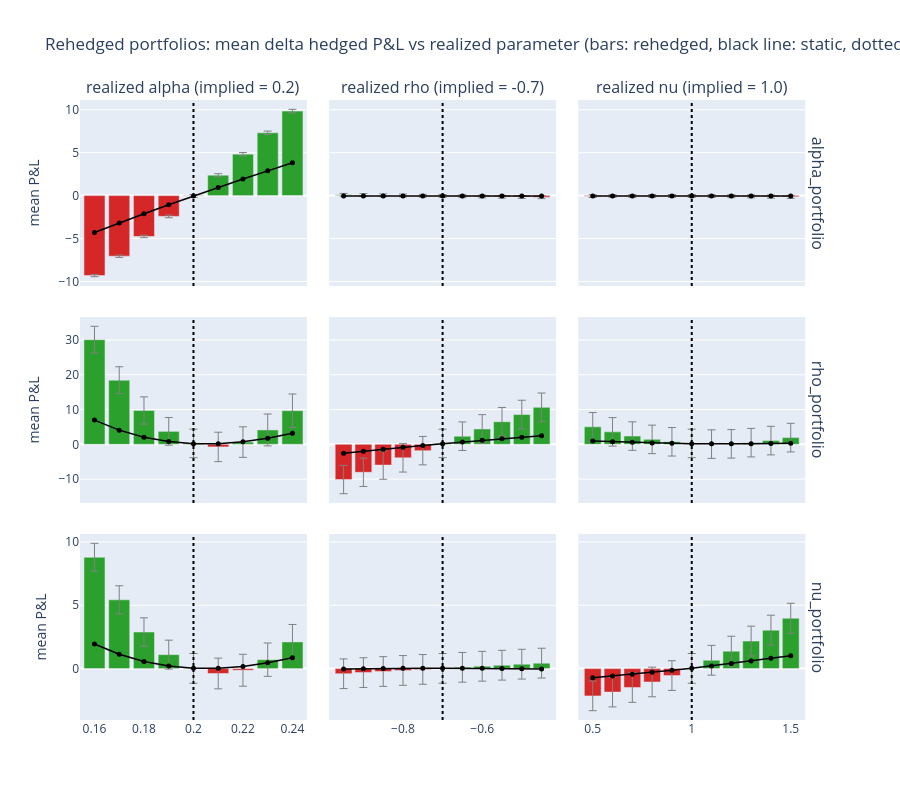

The code cell stored with this chart in its notebook:
### Code cell
# Same scan as the Montecarlo section: one realized parameter moved at a time
rehedged_sweep = []
for param, values in realized_grid.items():
    for value in values:
        pnl = backtest_rehedged(**{f"realized_{param}": value})[0]
        for ptf in pnl.columns:
            rehedged_sweep.append({"param": param, "realized": value, "portfolio": ptf,
                                   "mean_pnl": pnl[ptf].mean(), "std_error": pnl[ptf].sem()})
rehedged_sweep = pd.DataFrame(rehedged_sweep)

# Mean P&L when one realized parameter is one bump above implied: rehedged vs static
def one_bump_table(df):
    d = df[np.isclose(df["realized"] - df["param"].map(implied), df["param"].map(bump_sizes))]
    return (d.pivot(index="portfolio", columns="param", values="mean_pnl").loc[weights.columns, list(implied)]
            .rename(columns=lambda p: f"realized {p} = implied + {bump_sizes[p]}"))

display(pd.concat({"static": one_bump_table(sweep), "rehedged": one_bump_table(rehedged_sweep)}))

fig = make_subplots(
    rows=3, cols=3, shared_xaxes="columns", shared_yaxes="rows", horizontal_spacing=0.03, vertical_spacing=0.05,
    row_titles=list(weights.columns), column_titles=[f"realized {p} (implied = {implied[p]})" for p in implied],
)
for i, ptf in enumerate(weights.columns):
    for j, param in enumerate(implied):
        d = rehedged_sweep[(rehedged_sweep["portfolio"] == ptf) & (rehedged_sweep["param"] == param)]
        s = sweep[(sweep["portfolio"] == ptf) & (sweep["param"] == param)]
        fig.add_trace(
            go.Bar(
                x=d["realized"], y=d["mean_pnl"], marker_color=np.where(d["mean_pnl"] >= 0, "#2ca02c", "#d62728"),
                error_y=dict(type="data", array=2 * d["std_error"], color="grey", thickness=1), name="rehedged",
                hovertemplate="realized " + param + "=%{x}<br>rehedged mean P&L=%{y:.3f}<extra></extra>",
            ),
            row=i + 1, col=j + 1,
        )
        fig.add_trace(
            go.Scatter(x=s["realized"], y=s["mean_pnl"], mode="lines+markers", line=dict(color="black", width=1.5),
                       marker=dict(size=5), name="static",
                       hovertemplate="realized " + param + "=%{x}<br>static mean P&L=%{y:.3f}<extra></extra>"),
            row=i + 1, col=j + 1,
        )
        fig.add_vline(x=implied[param], line_dash="dot", line_color="black", row=i + 1, col=j + 1)
fig.update_yaxes(title_text="mean P&L", col=1)
fig.update_layout(
    title="Rehedged portfolios: mean delta hedged P&L vs realized parameter (bars: rehedged, black line: static, dotted line: implied)",
    height=800, showlegend=False, bargap=0.15,
)
fig.show()

### Figure 1 — Plotly figure (JSON) as saved in the notebook; plotly's stock layout.template omitted (floating-point values rounded to 4 significant figures)
{"data": [{"error_y": {"array": [0.1312, 0.1388, 0.1471, 0.1561, 0.1658, 0.176, 0.1867, 0.1981, 0.2102], "color": "grey", "thickness": 1, "type": "data"}, "hovertemplate": "realized alpha=%{x}<br>rehedged mean P&L=%{y:.3f}<extra></extra>", "marker": {"color": ["#d62728", "#d62728", "#d62728", "#d62728", "#d62728", "#2ca02c", "#2ca02c", "#2ca02c", "#2ca02c"]}, "name": "rehedged", "type": "bar", "x": [0.16, 0.17, 0.18, 0.19, 0.2, 0.21, 0.22, 0.23, 0.24], "xaxis": "x", "y": [-9.313, -7.054, -4.755, -2.418, -0.03922, 2.378, 4.829, 7.318, 9.844], "yaxis": "y"}, {"hovertemplate": "realized alpha=%{x}<br>static mean P&L=%{y:.3f}<extra></extra>", "line": {"color": "black", "width": 1.5}, "marker": {"size": 5}, "mode": "lines+markers", "name": "static", "type": "scatter", "x": [0.16, 0.17, 0.18, 0.19, 0.2, 0.21, 0.22, 0.23, 0.24], "xaxis": "x", "y": [-4.301, -3.186, -2.107, -1.059, -0.03837, 0.9581, 1.932, 2.887, 3.825], "yaxis": "y"}, {"error_y": {"array": [0.1598, 0.161, 0.1622, 0.1634, 0.1646, 0.1658, 0.1669, 0.168, 0.1691, 0.1702, 0.1712], "color": "grey", "thickness": 1, "type": "data"}, "hovertemplate": "realized rho=%{x}<br>rehedged mean P&L=%{y:.3f}<extra></extra>", "marker": {"color": ["#2ca02c", "#2ca02c", "#2ca02c", "#2ca02c", "#d62728", "#d62728", "#d62728", "#d62728", "#d62728", "#d62728", "#d62728"]}, "name": "rehedged", "type": "bar", "x": [-0.95, -0.9, -0.85, -0.8, -0.75, -0.7, -0.65, -0.6, -0.55, -0.5, -0.45], "xaxis": "x2", "y": [0.09845, 0.06877, 0.0413, 0.01403, -0.01262, -0.03922, -0.06652, -0.09459, -0.1226, -0.1505, -0.1783], "yaxis": "y2"}, {"hovertemplate": "realized rho=%{x}<br>static mean P&L=%{y:.3f}<extra></extra>", "line": {"color": "black", "width": 1.5}, "marker": {"size": 5}, "mode": "lines+markers", "name": "static", "type": "scatter", "x": [-0.95, -0.9, -0.85, -0.8, -0.75, -0.7, -0.65, -0.6, -0.55, -0.5, -0.45], "xaxis": "x2", "y": [-0.04178, -0.04215, -0.04139, -0.04044, -0.03941, -0.03837, -0.0377, -0.03741, -0.03759, -0.03802, -0.03877], "yaxis": "y2"}, {"error_y": {"array": [0.1577, 0.1586, 0.1598, 0.1615, 0.1634, 0.1658, 0.1685, 0.1716, 0.1751, 0.1789, 0.183], "color": "grey", "thickness": 1, "type": "data"}, "hovertemplate": "realized nu=%{x}<br>rehedged mean P&L=%{y:.3f}<extra></extra>", "marker": {"color": ["#d62728", "#d62728", "#d62728", "#d62728", "#d62728", "#d62728", "#d62728", "#d62728", "#d62728", "#d62728", "#d62728"]}, "name": "rehedged", "type": "bar", "x": [0.5, 0.6, 0.7, 0.8, 0.9, 1, 1.1, 1.2, 1.3, 1.4, 1.5], "xaxis": "x3", "y": [-0.05938, -0.04725, -0.03845, -0.0341, -0.03453, -0.03922, -0.05006, -0.06652, -0.08733, -0.1122, -0.1424], "yaxis": "y3"}, {"hovertemplate": "realized nu=%{x}<br>static mean P&L=%{y:.3f}<extra></extra>", "line": {"color": "black", "width": 1.5}, "marker": {"size": 5}, "mode": "lines+markers", "name": "static", "type": "scatter", "x": [0.5, 0.6, 0.7, 0.8, 0.9, 1, 1.1, 1.2, 1.3, 1.4, 1.5], "xaxis": "x3", "y": [-0.04578, -0.04348, -0.04133, -0.0397, -0.03849, -0.03837, -0.03933, -0.04179, -0.04437, -0.04725, -0.05013], "yaxis": "y3"}, {"error_y": {"array": [3.849, 3.865, 3.911, 3.986, 4.093, 4.229, 4.392, 4.584, 4.805], "color": "grey", "thickness": 1, "type": "data"}, "hovertemplate": "realized alpha=%{x}<br>rehedged mean P&L=%{y:.3f}<extra></extra>", "marker": {"color": ["#2ca02c", "#2ca02c", "#2ca02c", "#2ca02c", "#2ca02c", "#d62728", "#2ca02c", "#2ca02c", "#2ca02c"]}, "name": "rehedged", "type": "bar", "x": [0.16, 0.17, 0.18, 0.19, 0.2, 0.21, 0.22, 0.23, 0.24], "xaxis": "x4", "y": [30.08, 18.44, 9.73, 3.735, 0.2646, -0.7441, 0.6485, 4.132, 9.67], "yaxis": "y4"}, {"hovertemplate": "realized alpha=%{x}<br>static mean P&L=%{y:.3f}<extra></extra>", "line": {"color": "black", "width": 1.5}, "marker": {"size": 5}, "mode": "lines+markers", "name": "static", "type": "scatter", "x": [0.16, 0.17, 0.18, 0.19, 0.2, 0.21, 0.22, 0.23, 0.24], "xaxis": "x4", "y": [6.974, 4.075, 2.055, 0.7879, 0.1929, 0.1895, 0.7229, 1.74, 3.161], "yaxis": "y4"}, {"error_y": {"array": [4.067, 4.071, 4.076, 4.081, 4.087, 4.093, 4.098, 4.103, 4.108, 4.114, 4.119], "color": "grey", "thickness": 1, "type": "data"}, "hovertemplate": "realized rho=%{x}<br>rehedged mean P&L=%{y:.3f}<extra></extra>", "marker": {"color": ["#d62728", "#d62728", "#d62728", "#d62728", "#d62728", "#2ca02c", "#2ca02c", "#2ca02c", "#2ca02c", "#2ca02c", "#2ca02c"]}, "name": "rehedged", "type": "bar", "x": [-0.95, -0.9, -0.85, -0.8, -0.75, -0.7, -0.65, -0.6, -0.55, -0.5, -0.45], "xaxis": "x5", "y": [-10.12, -8.042, -5.97, -3.885, -1.811, 0.2646, 2.341, 4.42, 6.494, 8.565, 10.63], "yaxis": "y5"}, {"hovertemplate": "realized rho=%{x}<br>static mean P&L=%{y:.3f}<extra></extra>", "line": {"color": "black", "width": 1.5}, "marker": {"size": 5}, "mode": "lines+markers", "name": "static", "type": "scatter", "x": [-0.95, -0.9, -0.85, -0.8, -0.75, -0.7, -0.65, -0.6, -0.55, -0.5, -0.45], "xaxis": "x5", "y": [-2.585, -1.975, -1.398, -0.8449, -0.3151, 0.1929, 0.6832, 1.156, 1.614, 2.055, 2.479], "yaxis": "y5"}, {"error_y": {"array": [4.1, 4.097, 4.094, 4.093, 4.092, 4.093, 4.094, 4.096, 4.101, 4.108, 4.116], "color": "grey", "thickness": 1, "type": "data"}, "hovertemplate": "realized nu=%{x}<br>rehedged mean P&L=%{y:.3f}<extra></extra>", "marker": {"color": ["#2ca02c", "#2ca02c", "#2ca02c", "#2ca02c", "#2ca02c", "#2ca02c", "#2ca02c", "#2ca02c", "#2ca02c", "#2ca02c", "#2ca02c"]}, "name": "rehedged", "type": "bar", "x": [0.5, 0.6, 0.7, 0.8, 0.9, 1, 1.1, 1.2, 1.3, 1.4, 1.5], "xaxis": "x6", "y": [5.029, 3.586, 2.374, 1.427, 0.7325, 0.2646, 0.05656, 0.1418, 0.4859, 1.074, 1.933], "yaxis": "y6"}, {"hovertemplate": "realized nu=%{x}<br>static mean P&L=%{y:.3f}<extra></extra>", "line": {"color": "black", "width": 1.5}, "marker": {"size": 5}, "mode": "lines+markers", "name": "static", "type": "scatter", "x": [0.5, 0.6, 0.7, 0.8, 0.9, 1, 1.1, 1.2, 1.3, 1.4, 1.5], "xaxis": "x6", "y": [0.9745, 0.7568, 0.5657, 0.4058, 0.2798, 0.1929, 0.1472, 0.1533, 0.1851, 0.2481, 0.3362], "yaxis": "y6"}, {"error_y": {"array": [1.103, 1.107, 1.12, 1.142, 1.173, 1.212, 1.259, 1.315, 1.378], "color": "grey", "thickness": 1, "type": "data"}, "hovertemplate": "realized alpha=%{x}<br>rehedged mean P&L=%{y:.3f}<extra></extra>", "marker": {"color": ["#2ca02c", "#2ca02c", "#2ca02c", "#2ca02c", "#2ca02c", "#d62728", "#d62728", "#2ca02c", "#2ca02c"]}, "name": "rehedged", "type": "bar", "x": [0.16, 0.17, 0.18, 0.19, 0.2, 0.21, 0.22, 0.23, 0.24], "xaxis": "x7", "y": [8.785, 5.428, 2.887, 1.104, 0.02073, -0.3834, -0.1267, 0.707, 2.106], "yaxis": "y7"}, {"hovertemplate": "realized alpha=%{x}<br>static mean P&L=%{y:.3f}<extra></extra>", "line": {"color": "black", "width": 1.5}, "marker": {"size": 5}, "mode": "lines+markers", "name": "static", "type": "scatter", "x": [0.16, 0.17, 0.18, 0.19, 0.2, 0.21, 0.22, 0.23, 0.24], "xaxis": "x7", "y": [1.944, 1.13, 0.5632, 0.2056, 0.03579, 0.03113, 0.1772, 0.46, 0.8565], "yaxis": "y7"}, {"error_y": {"array": [1.17, 1.171, 1.171, 1.172, 1.172, 1.173, 1.173, 1.174, 1.174, 1.175, 1.175], "color": "grey", "thickness": 1, "type": "data"}, "hovertemplate": "realized rho=%{x}<br>rehedged mean P&L=%{y:.3f}<extra></extra>", "marker": {"color": ["#d62728", "#d62728", "#d62728", "#d62728", "#d62728", "#2ca02c", "#2ca02c", "#2ca02c", "#2ca02c", "#2ca02c", "#2ca02c"]}, "name": "rehedged", "type": "bar", "x": [-0.95, -0.9, -0.85, -0.8, -0.75, -0.7, -0.65, -0.6, -0.55, -0.5, -0.45], "xaxis": "x8", "y": [-0.4038, -0.3139, -0.2289, -0.1435, -0.06146, 0.02073, 0.1035, 0.1871, 0.2701, 0.3523, 0.4329], "yaxis": "y8"}, {"hovertemplate": "realized rho=%{x}<br>static mean P&L=%{y:.3f}<extra></extra>", "line": {"color": "black", "width": 1.5}, "marker": {"size": 5}, "mode": "lines+markers", "name": "static", "type": "scatter", "x": [-0.95, -0.9, -0.85, -0.8, -0.75, -0.7, -0.65, -0.6, -0.55, -0.5, -0.45], "xaxis": "x8", "y": [-0.03224, -0.003505, 0.01586, 0.02837, 0.03499, 0.03579, 0.03184, 0.02334, 0.01078, -0.006074, -0.02737], "yaxis": "y8"}, {"error_y": {"array": [1.168, 1.168, 1.169, 1.17, 1.171, 1.173, 1.175, 1.177, 1.179, 1.183, 1.187], "color": "grey", "thickness": 1, "type": "data"}, "hovertemplate": "realized nu=%{x}<br>rehedged mean P&L=%{y:.3f}<extra></extra>", "marker": {"color": ["#d62728", "#d62728", "#d62728", "#d62728", "#d62728", "#2ca02c", "#2ca02c", "#2ca02c", "#2ca02c", "#2ca02c", "#2ca02c"]}, "name": "rehedged", "type": "bar", "x": [0.5, 0.6, 0.7, 0.8, 0.9, 1, 1.1, 1.2, 1.3, 1.4, 1.5], "xaxis": "x9", "y": [-2.152, -1.852, -1.49, -1.054, -0.5481, 0.02073, 0.6609, 1.38, 2.172, 3.033, 3.97], "yaxis": "y9"}, {"hovertemplate": "realized nu=%{x}<br>static mean P&L=%{y:.3f}<extra></extra>", "line": {"color": "black", "width": 1.5}, "marker": {"size": 5}, "mode": "lines+markers", "name": "static", "type": "scatter", "x": [0.5, 0.6, 0.7, 0.8, 0.9, 1, 1.1, 1.2, 1.3, 1.4, 1.5], "xaxis": "x9", "y": [-0.7274, -0.5896, -0.4456, -0.2938, -0.1338, 0.03579, 0.2152, 0.4073, 0.6052, 0.8106, 1.021], "yaxis": "y9"}], "layout": {"annotations": [{"font": {"size": 16}, "showarrow": false, "text": "realized alpha (implied = 0.2)", "x": 0.1533, "xanchor": "center", "xref": "paper", "y": 1, "yanchor": "bottom", "yref": "paper"}, {"font": {"size": 16}, "showarrow": false, "text": "realized rho (implied = -0.7)", "x": 0.49, "xanchor": "center", "xref": "paper", "y": 1, "yanchor": "bottom", "yref": "paper"}, {"font": {"size": 16}, "showarrow": false, "text": "realized nu (implied = 1.0)", "x": 0.8267, "xanchor": "center", "xref": "paper", "y": 1, "yanchor": "bottom", "yref": "paper"}, {"font": {"size": 16}, "showarrow": false, "text": "alpha_portfolio", "textangle": 90, "x": 0.98, "xanchor": "left", "xref": "paper", "y": 0.85, "yanchor": "middle", "yref": "paper"}, {"font": {"size": 16}, "showarrow": false, "text": "rho_portfolio", "textangle": 90, "x": 0.98, "xanchor": "left", "xref": "paper", "y": 0.5, "yanchor": "middle", "yref": "paper"}, {"font": {"size": 16}, "showarrow": false, "text": "nu_portfolio", "textangle": 90, "x": 0.98, "xanchor": "left", "xref": "paper", "y": 0.15, "yanchor": "middle", "yref": "paper"}], "bargap": 0.15, "height": 800, "shapes": [{"line": {"color": "black", "dash": "dot"}, "type": "line", "x0": 0.2, "x1": 0.2, "xref": "x", "y0": 0, "y1": 1, "yref": "y domain"}, {"line": {"color": "black", "dash": "dot"}, "type": "line", "x0": -0.7, "x1": -0.7, "xref": "x2", "y0": 0, "y1": 1, "yref": "y2 domain"}, {"line": {"color": "black", "dash": "dot"}, "type": "line", "x0": 1, "x1": 1, "xref": "x3", "y0": 0, "y1": 1, "yref": "y3 domain"}, {"line": {"color": "black", "dash": "dot"}, "type": "line", "x0": 0.2, "x1": 0.2, "xref": "x4", "y0": 0, "y1": 1, "yref": "y4 domain"}, {"line": {"color": "black", "dash": "dot"}, "type": "line", "x0": -0.7, "x1": -0.7, "xref": "x5", "y0": 0, "y1": 1, "yref": "y5 domain"}, {"line": {"color": "black", "dash": "dot"}, "type": "line", "x0": 1, "x1": 1, "xref": "x6", "y0": 0, "y1": 1, "yref": "y6 domain"}, {"line": {"color": "black", "dash": "dot"}, "type": "line", "x0": 0.2, "x1": 0.2, "xref": "x7", "y0": 0, "y1": 1, "yref": "y7 domain"}, {"line": {"color": "black", "dash": "dot"}, "type": "line", "x0": -0.7, "x1": -0.7, "xref": "x8", "y0": 0, "y1": 1, "yref": "y8 domain"}, {"line": {"color": "black", "dash": "dot"}, "type": "line", "x0": 1, "x1": 1, "xref": "x9", "y0": 0, "y1": 1, "yref": "y9 domain"}], "showlegend": false, "title": {"text": "Rehedged portfolios: mean delta hedged P&L vs realized parameter (bars: rehedged, black line: static, dotted line: implied)"}, "xaxis": {"anchor": "y", "domain": [0, 0.3067], "matches": "x7", "showticklabels": false}, "xaxis2": {"anchor": "y2", "domain": [0.3367, 0.6433], "matches": "x8", "showticklabels": false}, "xaxis3": {"anchor": "y3", "domain": [0.6733, 0.98], "matches": "x9", "showticklabels": false}, "xaxis4": {"anchor": "y4", "domain": [0, 0.3067], "matches": "x7", "showticklabels": false}, "xaxis5": {"anchor": "y5", "domain": [0.3367, 0.6433], "matches": "x8", "showticklabels": false}, "xaxis6": {"anchor": "y6", "domain": [0.6733, 0.98], "matches": "x9", "showticklabels": false}, "xaxis7": {"anchor": "y7", "domain": [0, 0.3067]}, "xaxis8": {"anchor": "y8", "domain": [0.3367, 0.6433]}, "xaxis9": {"anchor": "y9", "domain": [0.6733, 0.98]}, "yaxis": {"anchor": "x", "domain": [0.7, 1], "title": {"text": "mean P&L"}}, "yaxis2": {"anchor": "x2", "domain": [0.7, 1], "matches": "y", "showticklabels": false}, "yaxis3": {"anchor": "x3", "domain": [0.7, 1], "matches": "y", "showticklabels": false}, "yaxis4": {"anchor": "x4", "domain": [0.35, 0.65], "title": {"text": "mean P&L"}}, "yaxis5": {"anchor": "x5", "domain": [0.35, 0.65], "matches": "y4", "showticklabels": false}, "yaxis6": {"anchor": "x6", "domain": [0.35, 0.65], "matches": "y4", "showticklabels": false}, "yaxis7": {"anchor": "x7", "domain": [0, 0.3], "title": {"text": "mean P&L"}}, "yaxis8": {"anchor": "x8", "domain": [0, 0.3], "matches": "y7", "showticklabels": false}, "yaxis9": {"anchor": "x9", "domain": [0, 0.3], "matches": "y7", "showticklabels": false}}}
